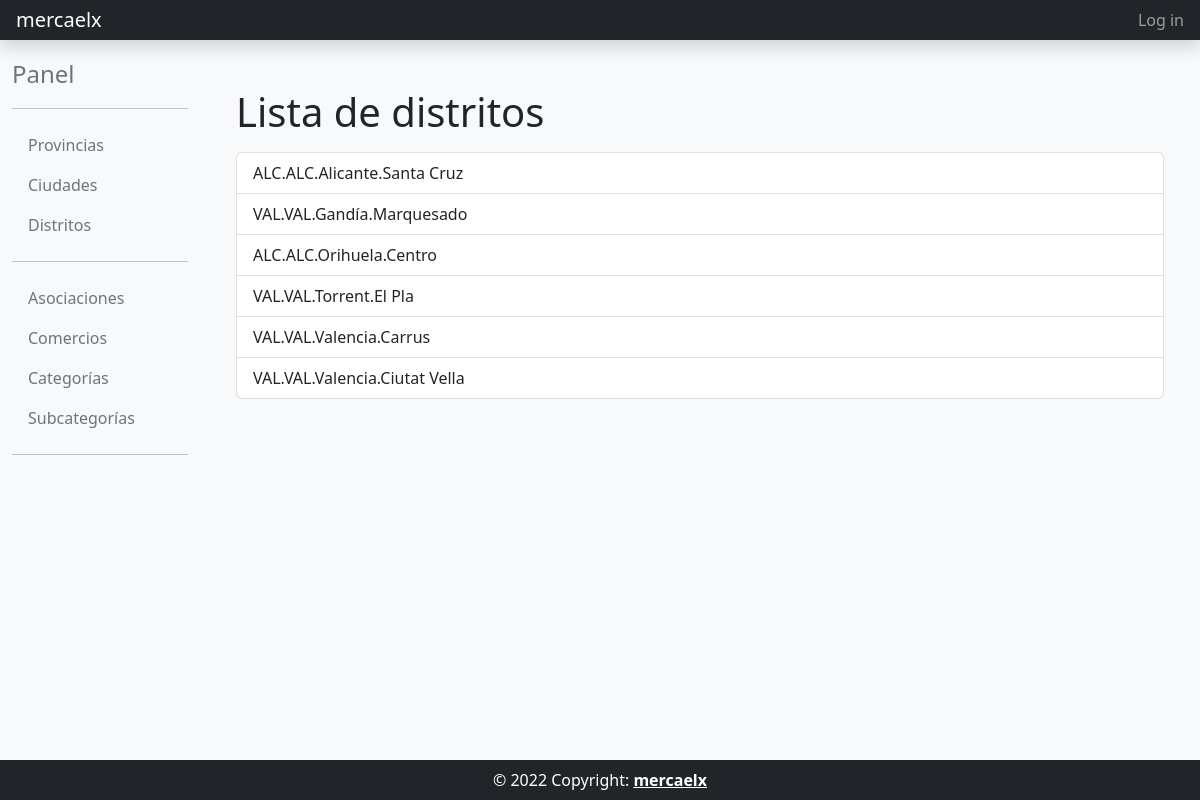
/distrito_list/, run on the app's committed database.
### core/models.py (models this page shows, shortened)
class Distrito(models.Model):
    ciudad = models.ForeignKey(Ciudad, on_delete=models.PROTECT)
    nombre = models.CharField(max_length=256)
    def __str__(self):
        return f"{self.ciudad.provincia.codigo}.{str(self.ciudad)}.{self.nombre[:100]}"
    class Meta:
        verbose_name = 'Distrito'
        verbose_name_plural = 'Distritos'
        unique_together = ('ciudad', 'nombre')
        ordering = ['ciudad__codigo', 'nombre']

class Ciudad(models.Model):
    codigo = models.CharField(max_length=10, unique=True)
    nombre = models.CharField(max_length=256, unique=True)
    provincia = models.ForeignKey(Provincia, on_delete=models.PROTECT)
    def __str__(self):
        return f"{self.provincia.codigo}.{self.nombre[:100]}"
    class Meta:
        verbose_name = 'Ciudad'
        verbose_name_plural = 'Ciudades'
        ordering = ['nombre']

class Provincia(models.Model):
    codigo = models.CharField(max_length=10, unique=True)
    nombre = models.CharField(max_length=255, unique=True)
    class Meta:
        verbose_name = 'Provincia' # Nombre en singular
        verbose_name_plural = 'Provincias' # Nombre en plural
        ordering = ['nombre'] # Ordenar por nombre

### core/views.py (the view)
# urls.py: path('distrito_list/', core_views.DistritoListView.as_view(), name='distrito_list'),
class DistritoListView(ListView):
    model = Distrito
    template_name = 'core/distrito_list.html'

### templates/core/distrito_list.html
{% extends "common/base_intranet.html" %}
{% block main_content %}
<div class="container">
    <h1>Lista de distritos</h1>
    <ul class="list-group mt-3 ">
    {% for distrito in object_list %}
        <a href="{% url 'distrito_detail' distrito.id %}" class="list-group-item list-group-item-action">{{ distrito}}</a>
    {% empty %}
        <p>No existen distritos.</p>
    {% endfor %}
    </ul>
</div>
{% endblock main_content %}

### data on the page
Distrito: ciudad+nombre "ALC.ALC.Alicante.Santa Cruz"
Distrito: ciudad+nombre "VAL.VAL.Gandía.Marquesado"
Distrito: ciudad+nombre "ALC.ALC.Orihuela.Centro"
Distrito: ciudad+nombre "VAL.VAL.Torrent.El Pla"
Distrito: ciudad+nombre "VAL.VAL.Valencia.Carrus"
Distrito: ciudad+nombre "VAL.VAL.Valencia.Ciutat Vella"
